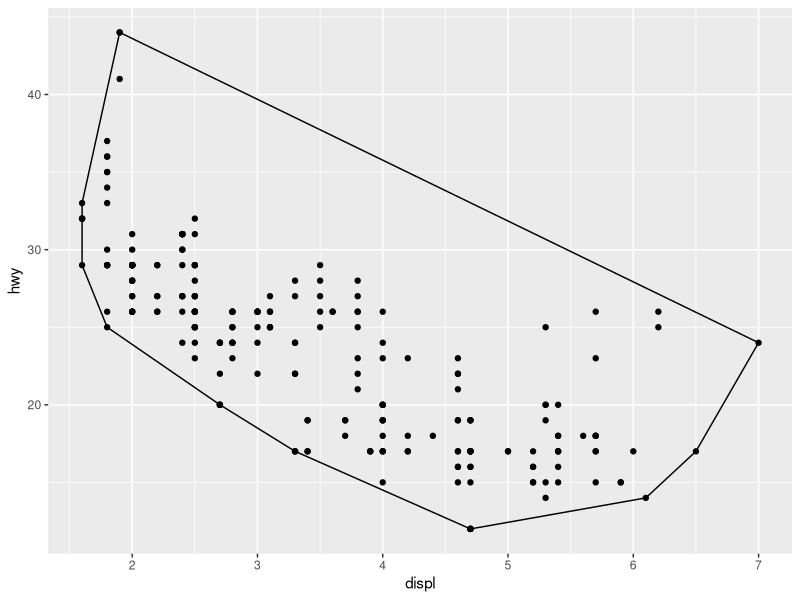

Reproduce this figure in R.
library(ggplot2)
StatChull <- ggproto("StatChull", Stat,
                     compute_group = function(data, scales) {
                       data[chull(data$x, data$y), , drop = FALSE]
                     },

                     required_aes = c("x", "y")
)

stat_chull <- function(mapping = NULL, data = NULL, geom = "polygon",
                       position = "identity", na.rm = FALSE, show.legend = NA,
                       inherit.aes = TRUE, ...) {
  layer(
    stat = StatChull, data = data, mapping = mapping, geom = geom,
    position = position, show.legend = show.legend, inherit.aes = inherit.aes,
    params = list(na.rm = na.rm, ...)
  )
}
ggplot(mpg, aes(displ, hwy)) +
  geom_point() +
  stat_chull(fill = NA, colour = "black")
